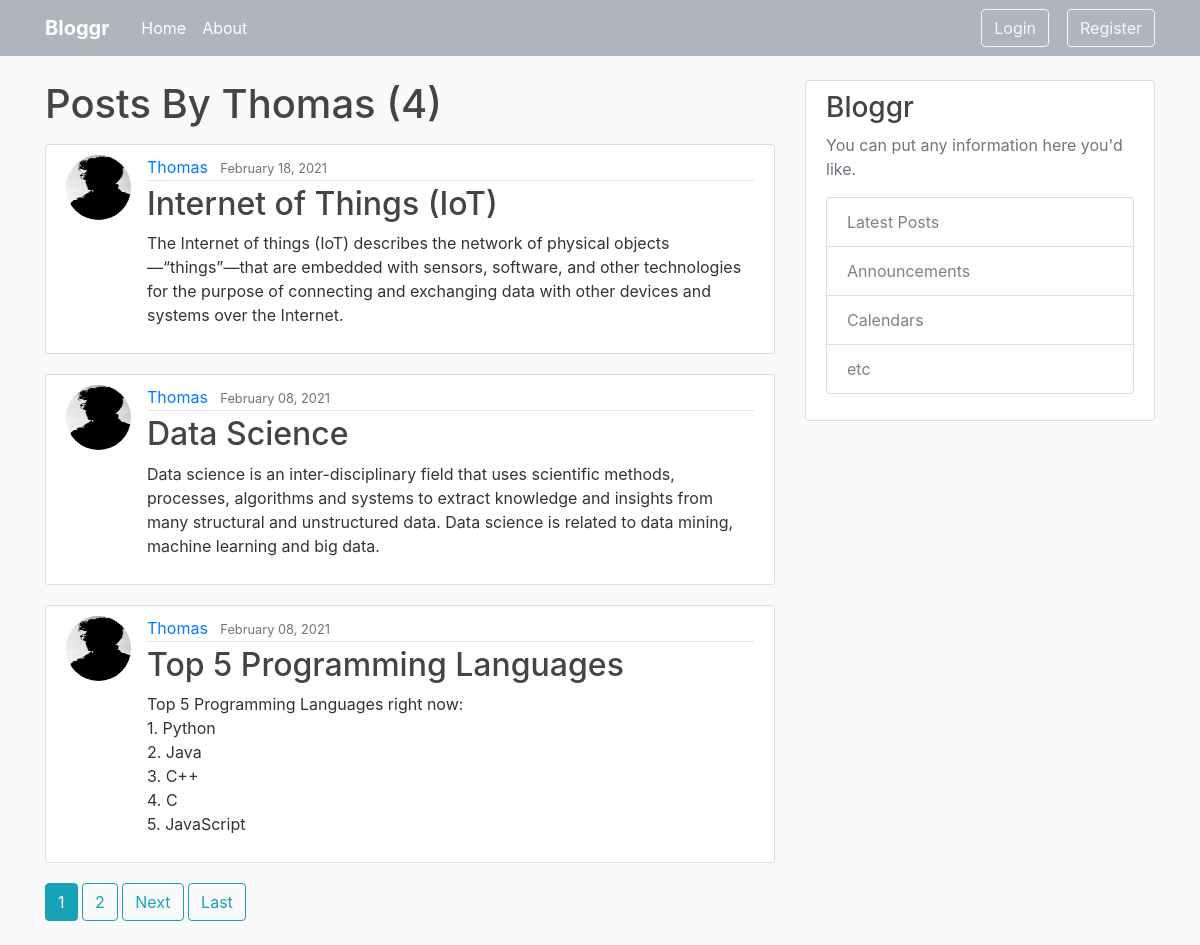
Screenshot of /user/Thomas with the database file from the repository.
### blog_app/models.py (models this page shows, shortened)
class Post(models.Model):
    title = models.CharField(max_length = 100)
    content = models.TextField()
    date_posted = models.DateTimeField(default=timezone.now)
    author = models.ForeignKey(User, on_delete = models.CASCADE, null = True)

### users/models.py (models this page shows, shortened)
class Profile(models.Model):
    user = models.OneToOneField(User, on_delete = models.CASCADE)
    image = models.ImageField(default = 'default.jpg', upload_to = '_profile_pics')

### blog_app/views.py (the view)
# urls.py: path('user/<str:username>', UserPostListView.as_view(), name = 'user-posts'),
class UserPostListView(ListView):
    model = Post
    template_name = 'blog_app/user_posts.html'
    context_object_name = 'posts'
    paginate_by = 3
    def get_queryset(self):
        user = get_object_or_404(User, username=self.kwargs.get('username'))
        return Post.objects.filter(author = user).order_by('-date_posted')

### blog_app/templates/blog_app/user_posts.html (shortened to what this page needs)
{%  extends "blog_app/base.html" %}
{%  block content %}
  <h1 class = "mb-3">Posts By {{ view.kwargs.username }} ({{ page_obj.paginator.count }})</h1>
  {% for post in posts %}
    <article class="media content-section">
      <img class="rounded-circle article-img" src="{{ post.author.profile.image.url }}">
      <div class="media-body">
        <div class="article-metadata">
          <a class="mr-2" href="{% url 'user-posts' post.author.username %}">{{ post.author }}</a>
          <small class="text-muted">{{ post.date_posted|date:"F d, Y" }}</small>
        </div>
        <h2><a class="article-title" href="{% url 'post-detail' post.id %}">{{ post.title }}</a></h2>
        <p class="article-content">{{ post.content }}</p>
      </div>
    </article>
  {% endfor %}
  {% if is_paginated %}
    {% for num in page_obj.paginator.page_range %}
      {% if page_obj.number == num %}
        <a class="btn btn-info mb-4" href="?page={{ num }}">{{ num }}</a>
      {% elif num > page_obj.number|add:'-3' and num < page_obj.number|add:'3' %}
        <a class="btn btn-outline-info mb-4" href="?page={{ num }}">{{ num }}</a>
      {% endif %}
    {% endfor %}
    {% if page_obj.has_next %}
      <a class="btn btn-outline-info mb-4" href="?page={{ page_obj.next_page_number }}">Next</a>
      <a class="btn btn-outline-info mb-4" href="?page={{  page_obj.paginator.num_pages }}">Last</a>
    {% endif %}
  {% endif %}
{% endblock content %}

### blog_app/static/blog_app/main2.css (style rules this page uses)
body { background: #fafafa; color: #333333; margin-top: 5rem; }
h1, h2, h3, h4, h5, h6 { color: #444444; }
.content-section { background: #ffffff; padding: 10px 20px; border: 1px solid #dddddd; border-radius: 3px; margin-bottom: 20px; }
.article-title { color: #444444; }
.article-content { white-space: pre-line; }
.article-img { height: 65px; width: 65px; margin-right: 16px; }
.article-metadata { padding-bottom: 1px; margin-bottom: 4px; border-bottom: 1px solid #e3e3e3 }

### rows the page displays
Post: author.profile.image (picture), author "Thomas", date_posted "February 18, 2021", title "Internet of Things (IoT)", content "The Internet of things (IoT) describes the network of physical objects—“things”—that are embedded with sensors, software, and other technologies for the purpose of connecting and exchanging data with other devices and systems over the Internet."
Post: author.profile.image (picture), author "Thomas", date_posted "February 08, 2021", title "Data Science", content "Data science is an inter-disciplinary field that uses scientific methods, processes, algorithms and systems to extract knowledge and insights from many structural and unstructured data. Data science is related to data mining, machine learning and big data."
Post: author.profile.image (picture), author "Thomas", date_posted "February 08, 2021", title "Top 5 Programming Languages", content "Top 5 Programming Languages right now: 1. Python 2. Java 3. C++ 4. C 5. JavaScript"

### other values shown
{{ view.kwargs.username }} "Thomas"
{{ page_obj.paginator.count }} "4"
{{ num }} "1"
{{ num }} "2"
